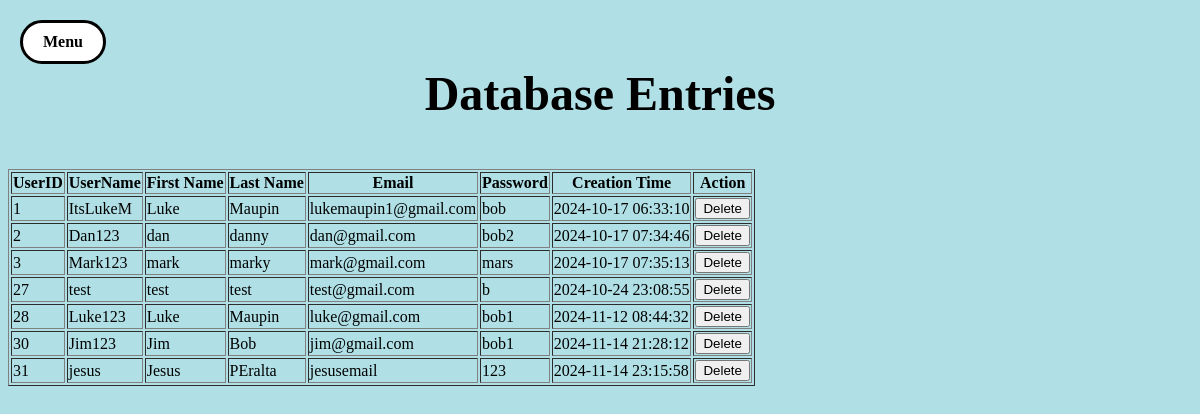
Screenshot of /Menu.php (signed in) with the database file from the repository.
### tables this page shows
CREATE TABLE `users` (
  `userid` int(11) NOT NULL,
  `username` varchar(50) NOT NULL,
  `first_name` varchar(50) NOT NULL,
  `last_name` varchar(50) NOT NULL,
  `email` varchar(50) NOT NULL,
  `password` varchar(50) NOT NULL,
  `create_datetime` datetime NOT NULL,
  `partnerid` int(11) NOT NULL
);

### Menu.php (the view, shortened to what this page needs)
<?php
require('db.php');
$query = "SELECT * FROM users";
$result = mysqli_query($con, $query);
?>
<!DOCTYPE html>
<html>
<head>
    <link rel="stylesheet" href="style.css" />
	<link rel="stylesheet" href="HomeStyle.css">
</head>
<body>
	<div class="BarterDB"> <p> Database Entries </p> </div>
	<a href="Menu.php" class="menuBtn"> Menu </a>
	<table border="1">
		<tr>
			<th> UserID </th>
			<th> UserName </th>
			<th> First Name </th>
			<th> Last Name </th>
			<th> Email </th>
			<th> Password </th>
			<th> Creation Time </th>
			<th> Action </th>
		</tr>
		<?php
			if($result)
			{
				while($row = mysqli_fetch_assoc($result))
				{
					echo "<tr>";
					echo "<td>" . $row['userid'] . "</td>";
					echo "<td>" . $row['username'] . "</td>";
					echo "<td>" . $row['first_name'] . "</td>";
					echo "<td>" . $row['last_name'] . "</td>";
					echo "<td>" . $row['email'] . "</td>";
					echo "<td>" . $row['password'] . "</td>";
					echo "<td>" . $row['create_datetime'] . "</td>";
					echo "<td> <form method='post' action=''>
									<input type='hidden' name='userid' value='" . $row['userid'] . "' />
									<input type='submit' name='delete' value='Delete' onclick='return confirm(\"Confirm user deletion:\");' />
								</form>
						</td>";
					echo "</tr>";
				}
			} else {
				echo "<tr> <td colspan='8'> Data couldn't be retrieved. </td> </tr>";
			}
		?>
	</table>
</body>
</html>

### style.css (style rules this page uses)
body { background: powderblue; }

### HomeStyle.css (style rules this page uses)
.BarterDB { font-size: 48px; font-weight: bold; text-align: center; padding-top: 10px; }
.menuBtn { font-weight: bold; position: absolute; top: 20px; left: 20px; padding: 10px 20px; background-color: white; color: black; text-decoration: none; border-radius: 115px; border: 3px solid black; }
body { background-color: powderblue; }

### rows the page displays
users: userid "1", username "ItsLukeM", first_name "Luke", last_name "Maupin", email "lukemaupin1@gmail.com", password "bob", create_datetime "2024-10-17 06:33:10"
users: userid "2", username "Dan123", first_name "dan", last_name "danny", email "dan@gmail.com", password "bob2", create_datetime "2024-10-17 07:34:46"
users: userid "3", username "Mark123", first_name "mark", last_name "marky", email "mark@gmail.com", password "mars", create_datetime "2024-10-17 07:35:13"
users: userid "27", username "test", first_name "test", last_name "test", email "test@gmail.com", password "b", create_datetime "2024-10-24 23:08:55"
users: userid "28", username "Luke123", first_name "Luke", last_name "Maupin", email "luke@gmail.com", password "bob1", create_datetime "2024-11-12 08:44:32"
users: userid "30", username "Jim123", first_name "Jim", last_name "Bob", email "jim@gmail.com", password "bob1", create_datetime "2024-11-14 21:28:12"
users: userid "31", username "jesus", first_name "Jesus", last_name "PEralta", email "jesusemail", password "123", create_datetime "2024-11-14 23:15:58"
